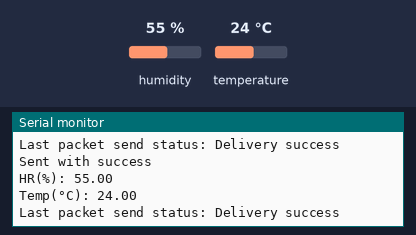
Bench run of a program on a simulated ESP32. Shown: the last lines printed to the serial monitor. The test bench sets the inputs (shaded band); at power-on: humidity 55 %, temperature 24 °C.

Above: at 4.8 s.
4.9 s: humidity set to 22 %
At 7.3 s:
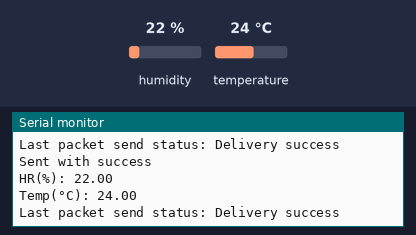
7.9 s: temperature set to 12 °C
At 8.5 s:
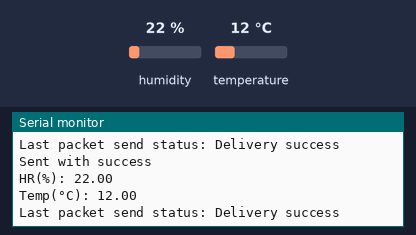
10.9 s: humidity set to 40 %
At 13.2 s:
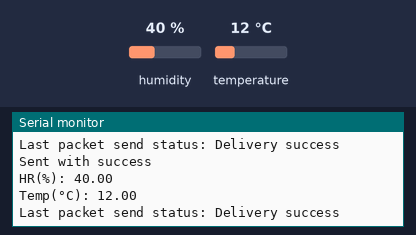
Timing chart, 0 to 14.7 s (numbered marks = the images above; inputs shaded):
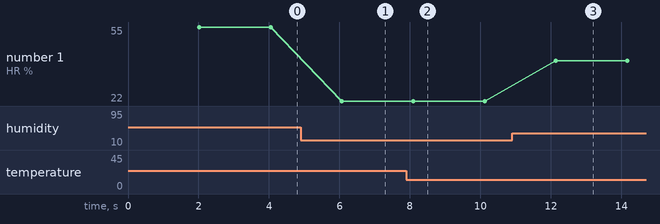

The program:

main.cpp
```cpp
#include <Arduino.h>
#include <DHT.h>

#include <WiFi.h>
#include <esp_now.h>

// reciever's mac address
uint8_t broadcastAddress[]  = {0x08, 0x3A, 0xF2, 0x68, 0x02, 0x54};

// Struct to send data
typedef struct sensor{
  int id;
  float humidity;
  float temperature;
} sensor;

sensor data;

// create peer interface
esp_now_peer_info peerInfo;

// callback when data is sent
void onDataSent(const uint8_t *mac_addr, esp_now_send_status_t status){
  Serial.print("Last packet send status: ");
  Serial.println(status == ESP_NOW_SEND_SUCCESS ? "Delivery success" : "Delivery fail...");
}

#define DHTTYPE DHT11

const int pinDHT = 32;

DHT dht (pinDHT, DHTTYPE);

void setup() {
  // put your setup code here, to run once:
  Serial.begin(115200);
  Serial.println("DHT11 test...");
  dht.begin();

  // set device as a wifi station and init esp-now
  WiFi.mode(WIFI_STA);

  if(esp_now_init() != ESP_OK){
    Serial.println("Error initializing ESP-now");
    return;
  }

  /* once esp-now is succesfully init,
    we'll register for send
  */
  esp_now_register_send_cb(onDataSent);

  // register peer
  memcpy(peerInfo.peer_addr, broadcastAddress, 6);
  peerInfo.channel = 0;
  peerInfo.encrypt = false;

  // add peer
  if(esp_now_add_peer(&peerInfo) != ESP_OK){
    Serial.println("Failed to add peer");
    return;
  }

}

void loop() {
  // put your main code here, to run repeatedly:
  delay(2000);
  // valores sensor

  float hr = dht.readHumidity();
  float temp = dht.readTemperature();

  // check if any reads failed and exit early, to try again
  if(isnan(hr) || isnan(temp)){
    Serial.println("Failed to read values... D: ");
  }

  // set values to send
  data.id = 1;
  data.humidity = hr;
  data.temperature = temp;

  // send values via esp-now and confirmation
  esp_err_t result = esp_now_send(broadcastAddress, (uint8_t *) &data, sizeof(data));

  if(result != ESP_OK ){
    Serial.println("Error sending data...");
  }
  Serial.println("Sent with success");

  // print values

  Serial.print("HR(%): ");
  Serial.println(hr);

  Serial.print("Temp(°C): ");
  Serial.println(temp);
  Serial.println();

}
```

Measured:
- after the input at 4.9 s, the serial monitor: prints a new line after 1.2 s (image 1)
- after the input at 7.9 s, the serial monitor: prints a new line after 0.20 s (image 2)
- after the input at 10.9 s, the serial monitor: prints a new line after 1.2 s (image 3)
- plotted number 1: 55 → 22 after the input at 4.9 s, 22 → 40 after the input at 10.9 s
